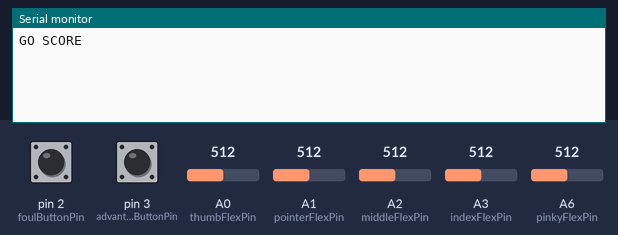
This sketch was run on a simulated Arduino Nano, built with avr-gcc and run on an emulated ATmega328P. Shown: the last lines printed to the serial monitor. The inputs (shaded band) are chosen by the test bench; at power-on: A1 (pointerFlexPin) = 512, A2 (middleFlexPin) = 512, A3 (indexFlexPin) = 512, pin 2 (foulButtonPin) LOW, pin 3 (advantageButtonPin) LOW, A0 (thumbFlexPin) = 512, A6 (pinkyFlexPin) = 512.

Above: at 1.5 s.
1.6 s: A1 (pointerFlexPin) set to 881
3.1 s: A1 (pointerFlexPin) set to 909
At 4.1 s:
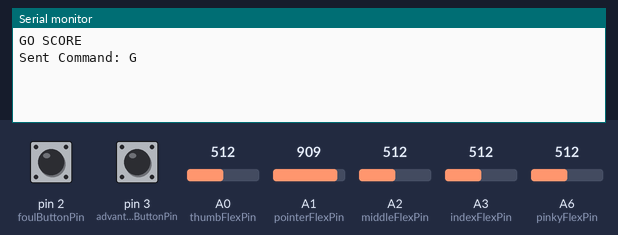
5.7 s: A2 (middleFlexPin) set to 890
At 5.7 s:
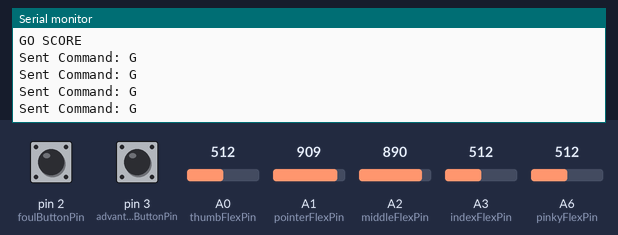
7.2 s: A2 (middleFlexPin) set to 910
At 8.3 s:
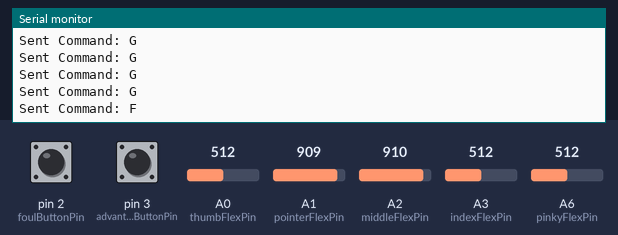
9.9 s: A3 (indexFlexPin) set to 886
At 9.9 s:
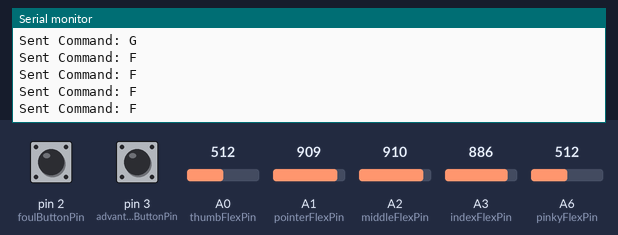
11.4 s: A3 (indexFlexPin) set to 913
At 12.5 s:
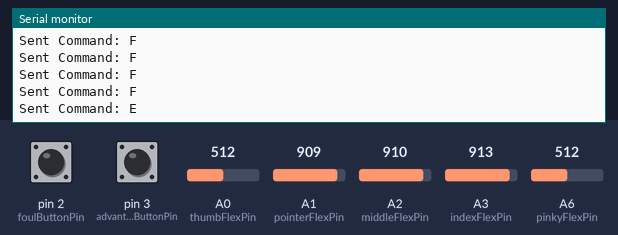

The sketch:

Glove_mastercode.ino
```cpp
//                                                            MASTER CODE
//                                                           -------------


#include <SoftwareSerial.h>

SoftwareSerial BTSerial(8,9); // the RX and TX

// Foul setting
int foulButtonState = 0;
int lastFoulButtonState = 0; // To store the previous button state
int foulButtonPin = 2;


// Advantage setting
int advantageButtonState = 0;
int lastAdvantageButtonState = 0; // To store the previous button state
int advantageButtonPin = 3;


//Finger points setting

//Fingers Pins
const int thumbFlexPin = A0;
const int pointerFlexPin = A1;
const int middleFlexPin = A2;
const int indexFlexPin = A3;
const int pinkyFlexPin = A6;
//Fingers Value
int thumbValue = 0;
int pointerValue = 0;
int middleValue = 0;
int indexValue = 0;
int pinkyValue = 0;
int flexLimit = 900; //The limit when the flex sensors go over


void setup() {
  //Button Setup
  pinMode(foulButtonPin, INPUT);
  pinMode(advantageButtonPin, INPUT);
  BTSerial.begin(38400); // default for the bluetooth module
  Serial.begin(9600);
  Serial.println("GO SCORE"); // Serial Communitcation

}

void loop()
{
  foul();
  advantage();
  point();
}

// FOUL BUTTON PROGRAM
void foul()
{
    foulButtonState = digitalRead(foulButtonPin);

    // Edge detection logic
    if (foulButtonState == HIGH && lastFoulButtonState == LOW)
    {
        BTSerial.write('A'); // Send the command to the slave
        Serial.println("Sent Command: A");
    }
    lastFoulButtonState = foulButtonState;
}
// ADVANTAGE BUTTON PROGRAM
void advantage()
{
    advantageButtonState = digitalRead(advantageButtonPin);

    // Edge detection logic
    if (advantageButtonState == HIGH && lastAdvantageButtonState == LOW)
    {
        BTSerial.write('B'); // Send the command to the slave
        Serial.println("Sent Command: B");
    }
    lastAdvantageButtonState = advantageButtonState;
}
//POINT FINGER PROGRAM
void point()
{
  //FIngers Value Analog
  thumbValue = analogRead(thumbFlexPin);
  indexValue = analogRead(indexFlexPin);
  pointerValue = analogRead(pointerFlexPin);
  middleValue = analogRead(middleFlexPin);
  pinkyValue = analogRead(pinkyFlexPin);

  if (pointerValue >= flexLimit && middleValue >= flexLimit && indexValue >= flexLimit && pinkyValue >= flexLimit && thumbValue >= flexLimit)
  {
    BTSerial.write('C'); // Send the command to the slave
    Serial.println("Sent Command: C");
  }
  else if (pointerValue >= flexLimit && middleValue >= flexLimit && indexValue >= flexLimit && pinkyValue >= flexLimit)
  {
    BTSerial.write('D'); // Send the command to the slave
    Serial.println("Sent Command: D");
  }
  else if (pointerValue >= flexLimit && middleValue >= flexLimit && indexValue >= flexLimit)
  {
    BTSerial.write('E'); // Send the command to the slave
    Serial.println("Sent Command: E");
  }
  else if (pointerValue >= flexLimit && middleValue >= flexLimit)
  {
    BTSerial.write('F'); // Send the command to the slave
    Serial.println("Sent Command: F");
  }
  else if (pointerValue >= flexLimit)
  {
    BTSerial.write('G'); // Send the command to the slave
    Serial.println("Sent Command: G");
  }

  delay(700); // Delay to prevent rapid point increments
}
```

Measured:
- the behaviour switches between 899 and 900 on A1 (pointerFlexPin) (found by bisection; images 0 and 1)
- the behaviour switches between 899 and 900 on A2 (middleFlexPin) (found by bisection; images 2 and 3)
- the behaviour switches between 899 and 900 on A3 (indexFlexPin) (found by bisection; images 4 and 5)
- after the input at 3.1 s, the serial monitor: prints a new line after 0.40 s (image 1)
- after the input at 7.2 s, the serial monitor: prints a new line after 0.51 s (image 3)
- after the input at 11.4 s, the serial monitor: prints a new line after 0.52 s (image 5)
